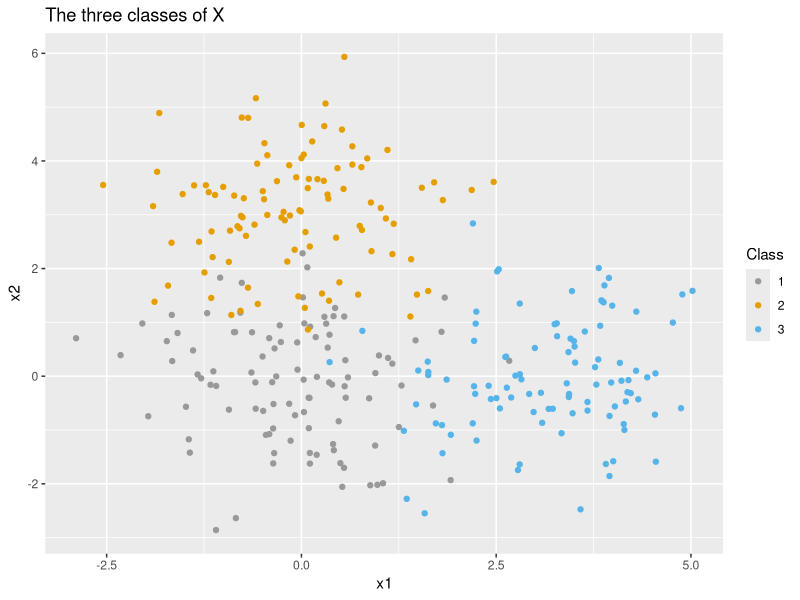
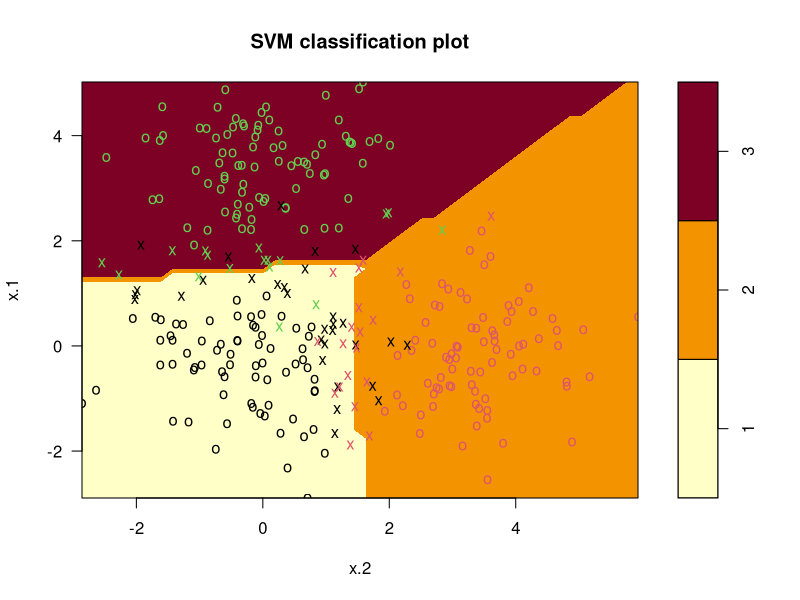
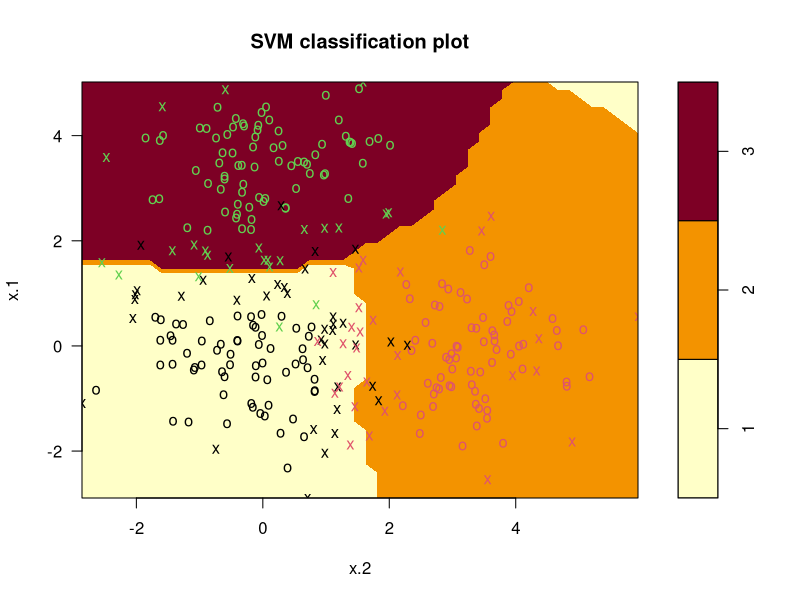

Generate these figures, in order, with R:
## ---- chunk 1
knitr::opts_chunk$set(echo = TRUE)
## ---- chunk 2
library(ggplot2)
library(dplyr)
library(e1071)

C <- 3
N <- 300

set.seed(50)
# Construct x, y, and z
x <- matrix(rnorm(N*2), ncol = 2)
z <- matrix(c(0, 0, 3, 0, 3, 0), C, 2)
y <- c(rep(1, 100), rep(2, 100), rep(3, 100))

# Assign class specific means to data points
x[1:100,] <- x[1:100,] + t(replicate(100, z[1,]))
x[101:200,] <- x[101:200,] + t(replicate(100, z[2,]))
x[201:300,] <- x[201:300,] + t(replicate(100, z[3,]))
## ---- chunk 3
x_df <- data.frame(x)
colnames(x_df) <- c('x1', 'x2')

x_df %>%
  ggplot(aes(x = x1, y = x2), xlab = "x1", ylab = "x2") + 
  geom_point(aes(color = as.factor(y))) + 
  ggtitle("The three classes of X") +
  scale_color_manual(values=c("#999999", "#E69F00", "#56B4E9")) +
  labs(color='Class', x = "x1", y = "x2")
## ---- chunk 4
tdata <- data.frame(x = x, y = as.factor(y))
svmfit <- svm(y ~., data = tdata, cost = 10, kernel = "linear")
plot(svmfit, tdata)
## ---- chunk 5
# Generate summary using the object svmfit
summary(svmfit)
## ---- chunk 6
set.seed(50)
tuned <- tune(svm, y~., data = tdata, kernel = "linear", 
              ranges=list(cost=c(0.001, 0.01, 0.1, 1, 5, 10, 100)))
summary(tuned)
## ---- chunk 7
bestmod <- tuned$best.model
summary(bestmod)
## ---- chunk 8
set.seed(100)
x_test <- matrix(rnorm(N * 2), ncol=2)

set.seed(100)
y_test <- sample(c(1:3), 300, replace = TRUE)

# Assign class specific means to data points
for (i in 1:N) {
  if (y_test[i] == 1) {
    x_test[i,] <- x_test[i,] + z[1,]
  }
  else if (y_test[i] == 2) {
    x_test[i,] <- x_test[i,] + z[2,]
  }
  else {
    x_test[i,] <- x_test[i,] + z[3,]
  }
}

testdata <- data.frame(x = x_test , y = as.factor(y_test))

set.seed(100)
y_p <- predict(bestmod, testdata)
# Print the results in form of a table for the predicted labels against the test labels
table(y_p, y_test)
## ---- chunk 9
svmfit_radial <- svm(y ~., data = tdata, cost = 1, gamma = 1, kernel = "radial")
plot(svmfit_radial, tdata)
## ---- chunk 10
# Generate summary using the object svmfit with radial kernel
summary(svmfit_radial)
## ---- chunk 11
set.seed(50)
# Tuning, perform a ten-fold cross-validation
svmfit_radial_cv <- tune(svm, y ~., data = tdata, kernel = "radial",
                         ranges = list(cost = c(0.1, 1, 10, 100, 1000),
                                       gamma = c(0.5, 1, 2, 3, 4)))

summary(svmfit_radial_cv)
## ---- chunk 12
# Printing the summary of the best model with radial kernel
bestmod_radial <- svm(y ~., data = tdata, cost = 100, gamma = 2, kernel = "radial")
summary(bestmod_radial)
## ---- chunk 13
set.seed(100)
y_p <- predict(bestmod_radial, testdata)
# Print the results in form of a table for the predicted labels against the test labels
table(y_p, y_test)
